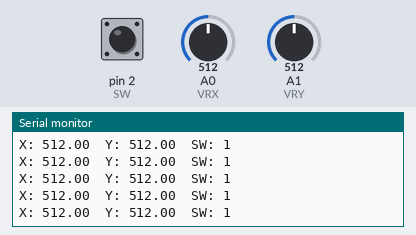
This sketch was run on a simulated Arduino Uno, built with avr-gcc and run on an emulated ATmega328P. Shown: the last lines printed to the serial monitor. The test bench sets the inputs (shaded band); at power-on: A1 (VRY) = 512, pin 2 (SW) HIGH, A0 (VRX) = 512.

Above: at 2.8 s.
2.9 s: A1 (VRY) set to 883
At 3.7 s:
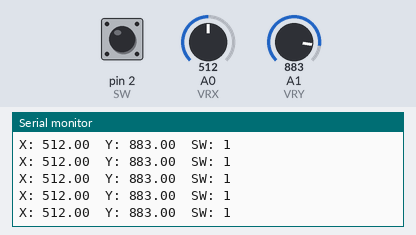
5.9 s: A1 (VRY) set to 918
At 6.5 s:
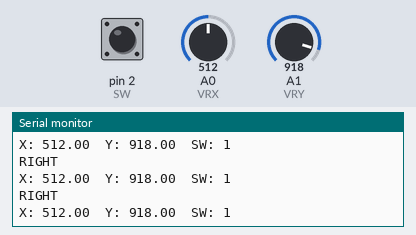
Timing chart, 0 to 8.9 s (numbered marks = the images above; inputs shaded):
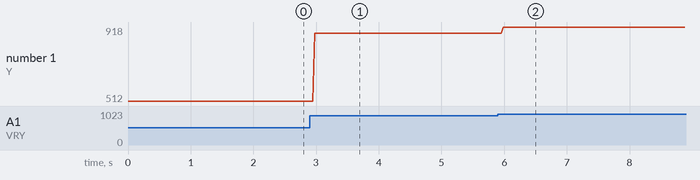

Measured:
- after the input at 2.9 s, the serial monitor: prints a new line after 0.08 s (image 1)
- after the input at 5.9 s, the serial monitor: prints a new line after 0.08 s (image 2)
- plotted number 1: 512 → 883 after the input at 2.9 s, 883 → 918 after the input at 5.9 s

The sketch:

joystick_calibration.ino
```cpp
#define VRX A0
#define VRY A1
#define SW 2
#define UP_THRESHOLD 900
#define DOWN_THRESHOLD 100
#define RIGHT_THRESHOLD 900
#define LEFT_THRESHOLD 100

float vrx_value = 0;
float vry_value = 0;
int sw_value = 0;

void setup() {
  Serial.begin(9600);
  pinMode(VRX, INPUT);
  pinMode(VRY, INPUT);
  pinMode(SW, INPUT_PULLUP);
}

void loop() {
  vrx_value = analogRead(VRX);
  vry_value = analogRead(VRY);
  sw_value = digitalRead(SW);

  Serial.print("X: ");
  Serial.print(vrx_value);
  Serial.print("\t");
  Serial.print("Y: ");
  Serial.print(vry_value);
  Serial.print("\t");
  Serial.print("SW: ");
  Serial.println(sw_value);

  if(vrx_value > UP_THRESHOLD)
    Serial.println("UP");
  if(vrx_value < DOWN_THRESHOLD)
    Serial.println("DOWN");
  if(vry_value > RIGHT_THRESHOLD)
    Serial.println("RIGHT");
  if(vry_value < LEFT_THRESHOLD)
    Serial.println("LEFT");
  if(sw_value == 0)
    Serial.println("BUTTON PRESSED");
}
```
